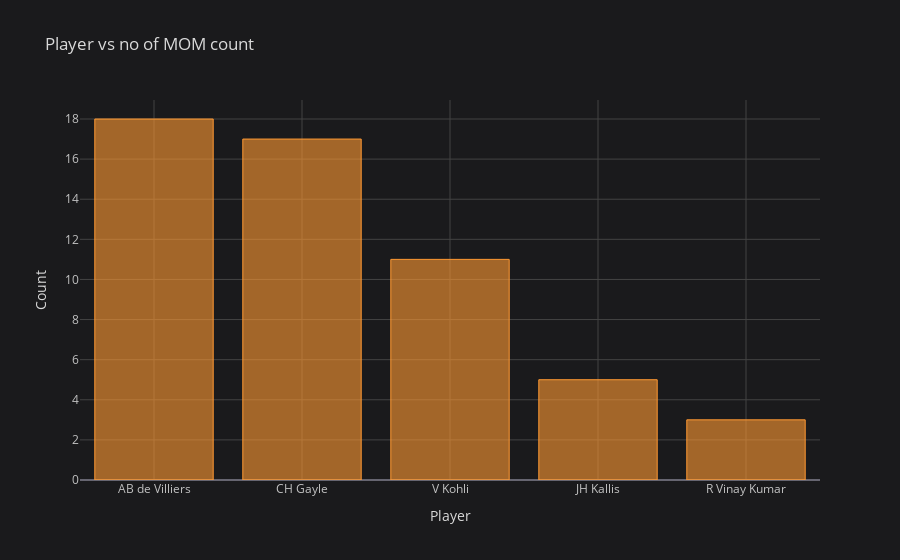

Notebook code cell kept with this figure:
### Code cell
df.iplot(kind = 'bar' , x = 'Player' , y = 'Count' , title = 'Player vs no of MOM count' , xTitle = 'Player' , yTitle = 'Count')

### Figure 1 — Plotly figure (JSON) as saved in the notebook; plotly's stock layout.template omitted (floating-point values rounded to 4 significant figures)
{"data": [{"marker": {"color": "rgba(255, 153, 51, 0.6)", "line": {"color": "rgba(255, 153, 51, 1.0)", "width": 1}}, "name": "Count", "orientation": "v", "text": "", "type": "bar", "x": ["AB de Villiers", "CH Gayle", "V Kohli", "JH Kallis", "R Vinay Kumar"], "y": [18, 17, 11, 5, 3]}], "layout": {"legend": {"bgcolor": "#1A1A1C", "font": {"color": "#D9D9D9"}}, "paper_bgcolor": "#1A1A1C", "plot_bgcolor": "#1A1A1C", "title": {"font": {"color": "#D9D9D9"}, "text": "Player vs no of MOM count"}, "xaxis": {"gridcolor": "#434343", "showgrid": true, "tickfont": {"color": "#C2C2C2"}, "title": {"font": {"color": "#D9D9D9"}, "text": "Player"}, "zerolinecolor": "#666570"}, "yaxis": {"gridcolor": "#434343", "showgrid": true, "tickfont": {"color": "#C2C2C2"}, "title": {"font": {"color": "#D9D9D9"}, "text": "Count"}, "zerolinecolor": "#666570"}}}
